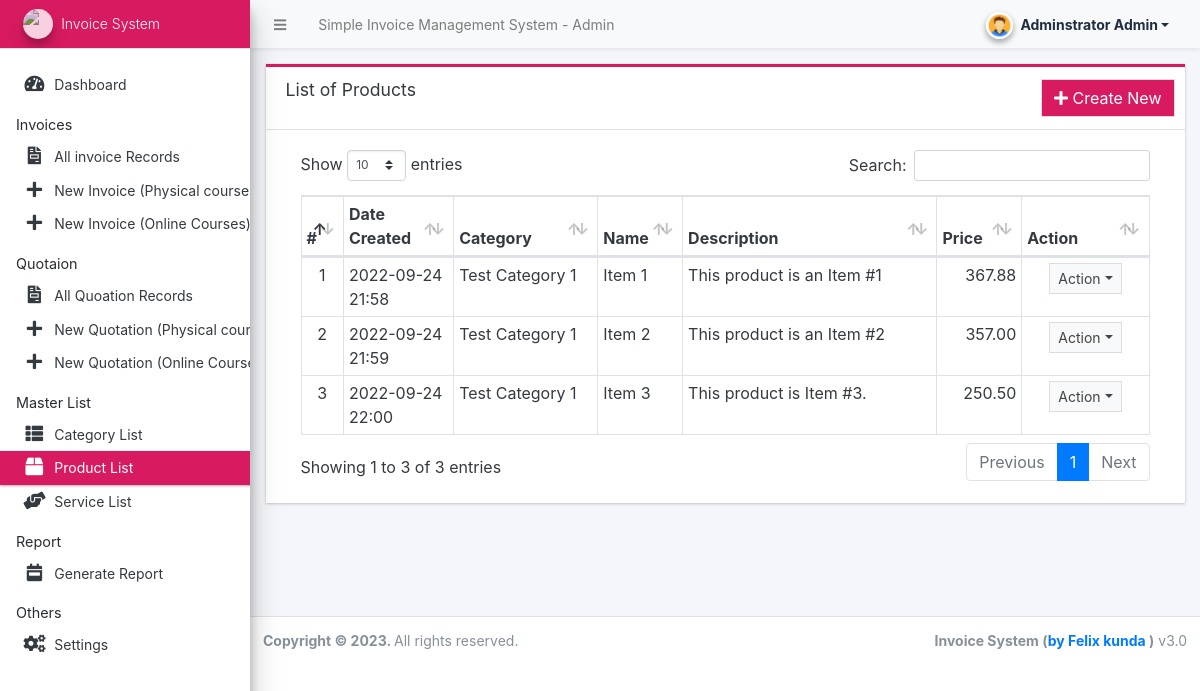
Page /admin/?page=product (signed in) on the committed database.
### tables this page shows
CREATE TABLE `product_list` (
  `id` int(30) NOT NULL,
  `category_id` int(30) NOT NULL,
  `product` varchar(250) NOT NULL,
  `description` text NOT NULL,
  `price` float NOT NULL,
  `date_created` datetime NOT NULL DEFAULT current_timestamp(),
  `date_updated` datetime DEFAULT NULL ON UPDATE current_timestamp()
);

CREATE TABLE `category_list` (
  `id` int(30) NOT NULL,
  `name` varchar(250) NOT NULL,
  `description` text NOT NULL,
  `type` tinyint(1) NOT NULL DEFAULT 1 COMMENT '1 = product, 2 = service',
  `date_created` datetime NOT NULL DEFAULT current_timestamp(),
  `date_updated` datetime DEFAULT NULL ON UPDATE current_timestamp()
);

### admin/product/index.php (the view, shortened to what this page needs)
<div class="card card-outline rounded-0 card-maroon">
	<div class="card-header">
		<h3 class="card-title">List of Products</h3>
		<div class="card-tools">
			<a href="javascript:void(0)" id="create_product" class="btn btn-flat btn-default bg-maroon"><span class="fas fa-plus"></span>  Create New</a>
		</div>
	</div>
	<div class="card-body">
		<div class="container-fluid">
        <div class="container-fluid">
			<table class="table table-bordered table-stripped">
				<colgroup>
					<col width="5%">
					<col width="13%">
					<col width="17%">
					<col width="10%">
					<col width="30%">
					<col width="10%">
					<col width="15%">
				</colgroup>
				<thead>
					<tr>
						<th>#</th>
						<th>Date Created</th>
						<th>Category</th>
						<th>Name</th>
						<th>Description</th>
						<th>Price</th>
						<th>Action</th>
					</tr>
				</thead>
				<tbody>
					<?php
					$i = 1;
						$qry = $conn->query("SELECT p.*,c.name as cname from `product_list` p inner join category_list c on c.id = p.category_id order by date(p.date_created) desc ");
						while($row = $qry->fetch_assoc()):
                            $row['description'] = strip_tags(stripslashes(html_entity_decode($row['description'])));
					?>
						<tr>
							<td class="text-center"><?php echo $i++; ?></td>
							<td><?php echo date("Y-m-d H:i",strtotime($row['date_created'])) ?></td>
							<td><?php echo $row['cname'] ?></td>
							<td><?php echo $row['product'] ?></td>
							<td ><p class="truncate-1 m-0"><?php echo $row['description'] ?></p></td>
							<td class="text-right"><?php echo number_format($row['price'],2) ?></td>
							<td align="center">
								 <button type="button" class="btn btn-flat btn-default btn-sm dropdown-toggle dropdown-icon" data-toggle="dropdown">
				                  		Action
				                  </button>
							</td>
						</tr>
					<?php endwhile; ?>
				</tbody>
			</table>
		</div>
		</div>
	</div>
</div>

### rows in the picture
product_list: date_created "2022-09-24 21:58", category_list.name "Test Category 1", product "Item 1", description "This product is an Item #1", price "367.88"
product_list: date_created "2022-09-24 21:59", category_list.name "Test Category 1", product "Item 2", description "This product is an Item #2", price "357.00"
product_list: date_created "2022-09-24 22:00", category_list.name "Test Category 1", product "Item 3", description "This product is Item #3.", price "250.50"

### other values in the picture
$_settings->info('name') "Simple Invoice Management System"
$_settings->userdata('firstname').' '.$_settings->userdata('lastname') "Adminstrator Admin"
$_settings->info('short_name') "Invoice System"
